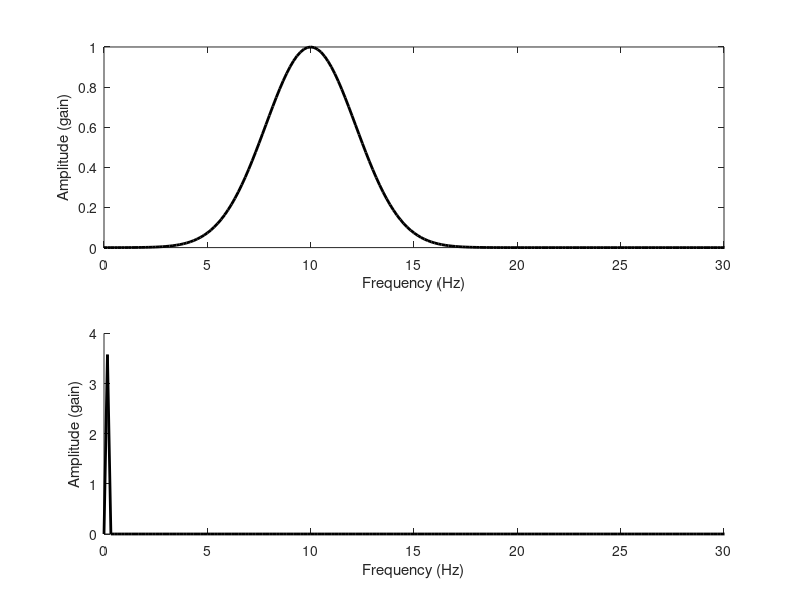

The MATLAB script that drew this image:
clear

% specify wavelet parameters
peakf = 10;
fwhm  = 5.2;

% specify simulation details
npnts = 3000;
srate = 1000;

% vector of frequencies
hz = linspace(0,srate/2,npnts);

%% Morlet

% frequency-domain Gaussian (Cohen, 2019, Better Wavelets, Pg84 C.7)

s  = fwhm*(2*pi-1)/(4*pi); % normalized width
x  = hz-peakf;             % shifted frequencies
morlet_gaus = exp(-.5*(x/s).^2);    % gaussian

%% Morse

b = 27;
g = 3;

Wbg = (b/g)^(1/g); % maximum value at the peak frequency

% Normalisation factor (Olhede & Walden, 2002, P2666, k=0)
r=(2*b+1)/g;
A=sqrt(pi*g*2^r*exp(-gammaln(r)));

% frequency-domain Gaussian
y  = Wbg*hz;             % shifted frequencies
wa = 2*pi*y;
morse_gaus = sqrt(2)*A*(wa.^b).*(exp(-wa.^g));    % gaussian


%% plotting

time = (-floor(npnts/2):floor(npnts/2))/srate;

figure(1), clf
subplot(211)
plot(hz,morlet_gaus,'k','linew',2)
set(gca,'xlim',[0 peakf*3])
xlabel('Frequency (Hz)'), ylabel('Amplitude (gain)')

subplot(212), hold on
plot(hz,morse_gaus,'k','linew',2)
set(gca,'xlim',[0 peakf*3])
xlabel('Frequency (Hz)'), ylabel('Amplitude (gain)')